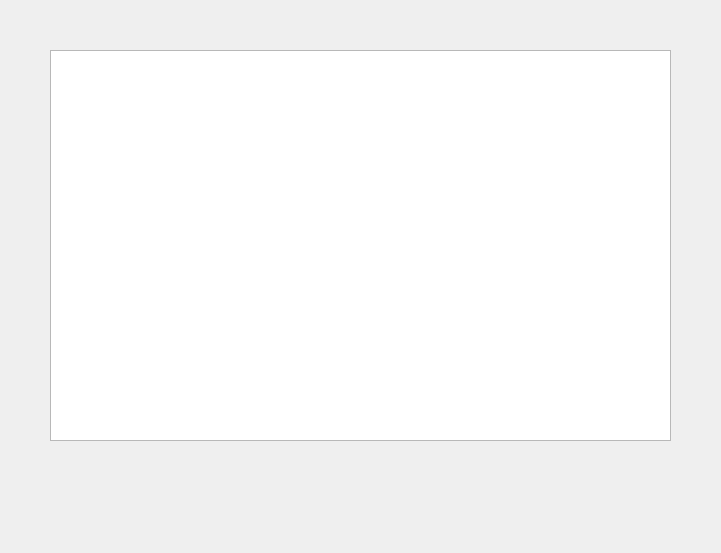
<?xml version="1.0" encoding="UTF-8"?>
<ui version="4.0">
 <class>bookslist</class>
 <widget class="QDialog" name="bookslist">
  <property name="geometry">
   <rect>
    <x>0</x>
    <y>0</y>
    <width>721</width>
    <height>553</height>
   </rect>
  </property>
  <property name="windowTitle">
   <string>Dialog</string>
  </property>
  <widget class="QTableView" name="tableView">
   <property name="geometry">
    <rect>
     <x>50</x>
     <y>50</y>
     <width>621</width>
     <height>391</height>
    </rect>
   </property>
  </widget>
 </widget>
 <resources/>
 <connections/>
</ui>
